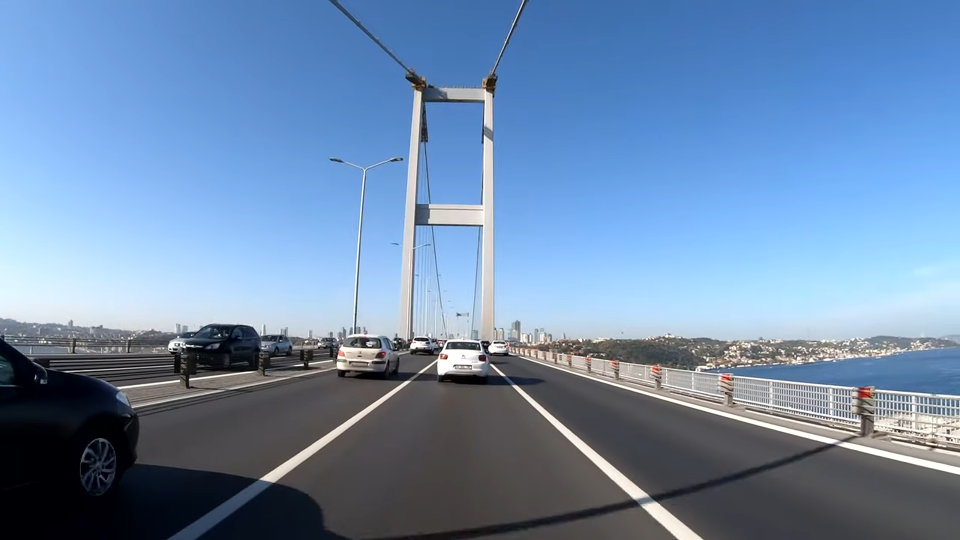
#> input picture input.png, 1920 x 1080 px (shown at 1/2 size)
$ python main.py
#> lines starting #> are read from the running program, lines starting #| are printed output that depends on the picture; after the words box and inside, x2 and y2 are one past the last pixel; in counts of white or black regions, pixels touching at a corner belong together
import cv2
import numpy as np

def cizgi_birlestirme(lines):
    if not lines:
        return None

    x_min, y_min, x_max, y_max = lines[0]

    for x1, y1, x2, y2 in lines:
        x_min, y_min = min((x_min, y_min), (x1, y1), (x2, y2))
        x_max, y_max = max((x_max, y_max), (x1, y1), (x2, y2))

    return x_max, y_max, x_min, y_min

def kesisim_nokta(cizgi1, cizgi2):
    x1, y1, x2, y2 = cizgi1
    x3, y3, x4, y4 = cizgi2

    #ax+by=c
    a1, b1, c1 = y2 - y1, x1 - x2, (y2 - y1) * x1 + (x1 - x2) * y1
    a2, b2, c2 = y4 - y3, x3 - x4, (y4 - y3) * x3 + (x3 - x4) * y3

    det = a1 * b2 - a2 * b1

    # det 0 ise paralel
    if det == 0:
        return None

    #[a1,b1//a2,b2] x [x//y] = [c1//c2]

    #cramer metodu
    x, y = (c1 * b2 - c2 * b1) / det, (a1 * c2 - a2 * c1) / det
    return int(x), int(y)
def serit(impath):
#> called with impath = 'input.png'
    image = cv2.imread(impath)
#> image is the input picture: shape (1080, 1920, 3); mean B, G, R 172.2, 138, 109.3

    if image is None:
        return None
    son = np.copy(image)
    gray = cv2.cvtColor(image, cv2.COLOR_BGR2GRAY)
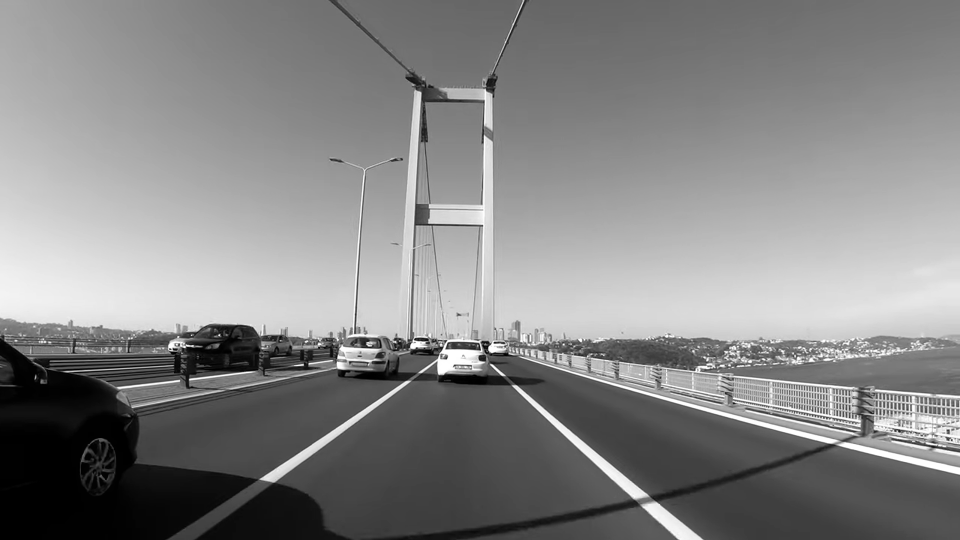
#> gray: shape (1080, 1920) (shown at 1/2 size); min 0, max 255, mean 133.3
    blurred = cv2.GaussianBlur(gray, (21, 21), 0)
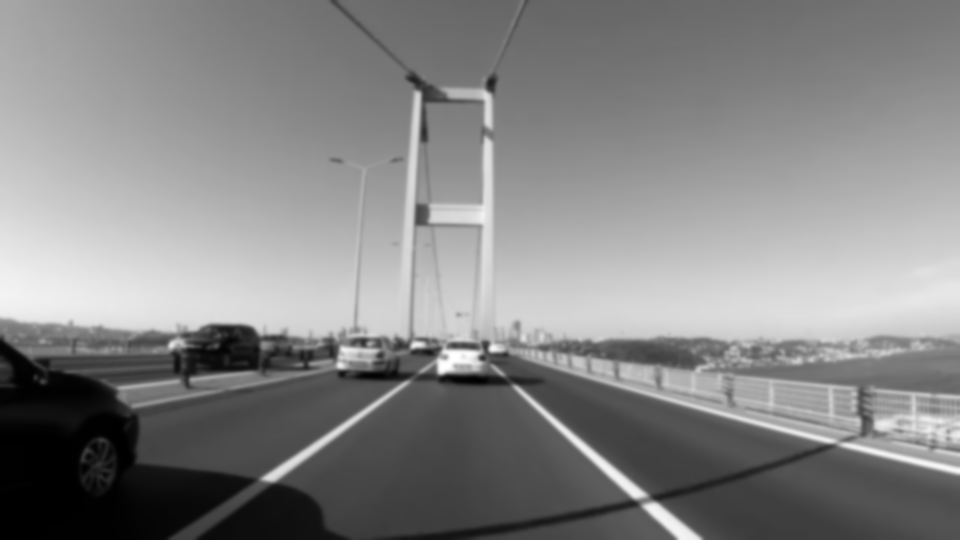
#> blurred: shape (1080, 1920) (shown at 1/2 size); min 0, max 255, mean 133.3

    edges = cv2.Canny(blurred, 50, 150)
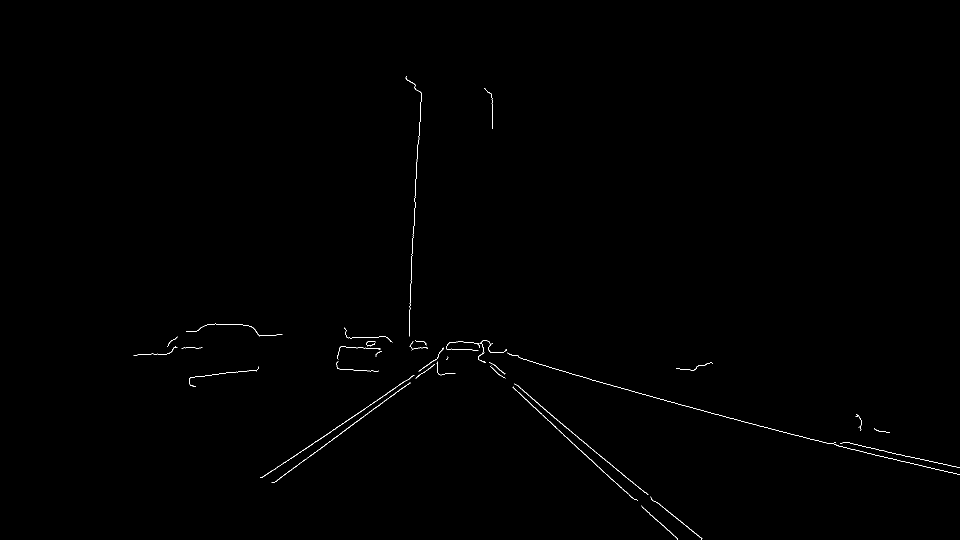
#> edges: shape (1080, 1920) (shown at 1/2 size); 0.28% white in thin lines or dots, all inside (x1, y1, x2, y2) = (267, 152, 1920, 1080)

    height, width = edges.shape
#> height = 1080; width = 1920

    left_mask = np.zeros_like(edges)
    #sol alt sağ alt sağ üst sol üst
    left_polygon = np.array(
        [[(width * 0.16, height),
          (width * 0.5, height),
          (width * 0.5, height * 0.7),
          (width * 0.4, height * 0.7)]],
        np.int32)

    cv2.fillPoly(left_mask, [left_polygon], 255)
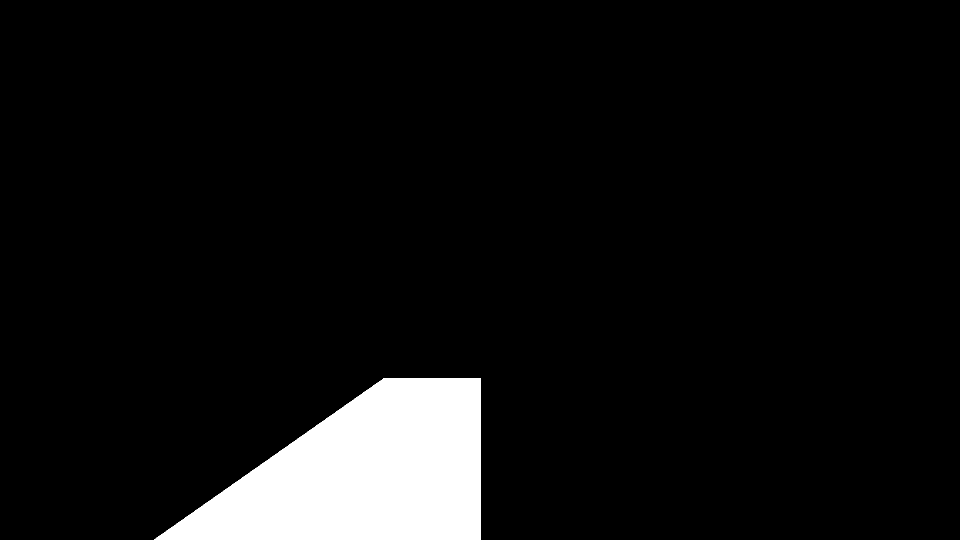
#> left_mask: shape (1080, 1920) (shown at 1/2 size); 6.6% white; 1 white region, box (x1, y1, x2, y2) and area: (308, 756, 961, 1080) 137120

    right_mask = np.zeros_like(edges)
    # sol alt sağ alt sağ üst sol üst
    right_polygon = np.array(
        [[(width * 0.5, height),
          (width * 0.84, height),
          (width * 0.6, height * 0.7),
          (width * 0.5, height * 0.7)]],
        np.int32)

    cv2.fillPoly(right_mask, [right_polygon], 255)
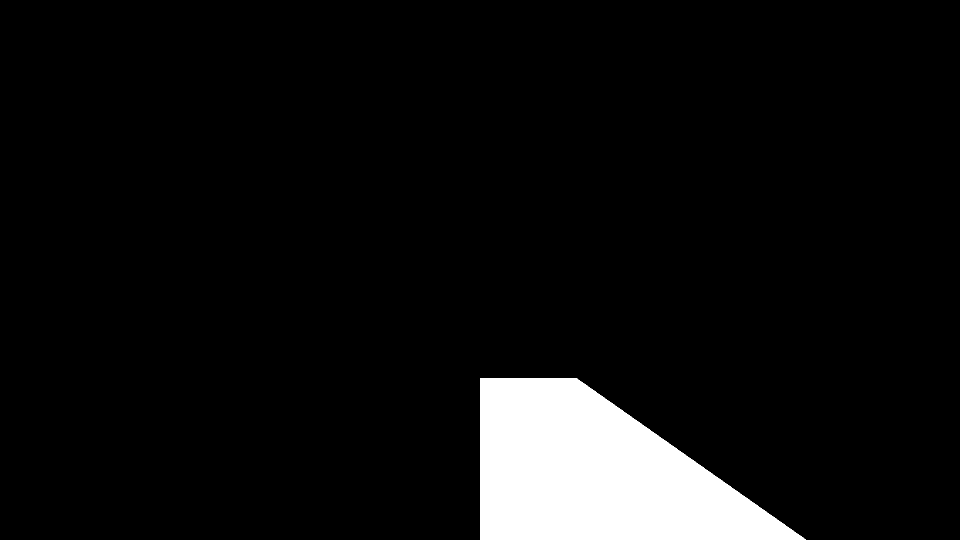
#> right_mask: shape (1080, 1920) (shown at 1/2 size); 6.6% white; 1 white region, box (x1, y1, x2, y2) and area: (960, 756, 1612, 1080) 136958

    left_masked = cv2.bitwise_and(edges, left_mask)
#> left_masked: shape (1080, 1920); 0.04% white in thin lines or dots, all inside (x1, y1, x2, y2) = (520, 756, 833, 966)
    right_masked = cv2.bitwise_and(edges, right_mask)
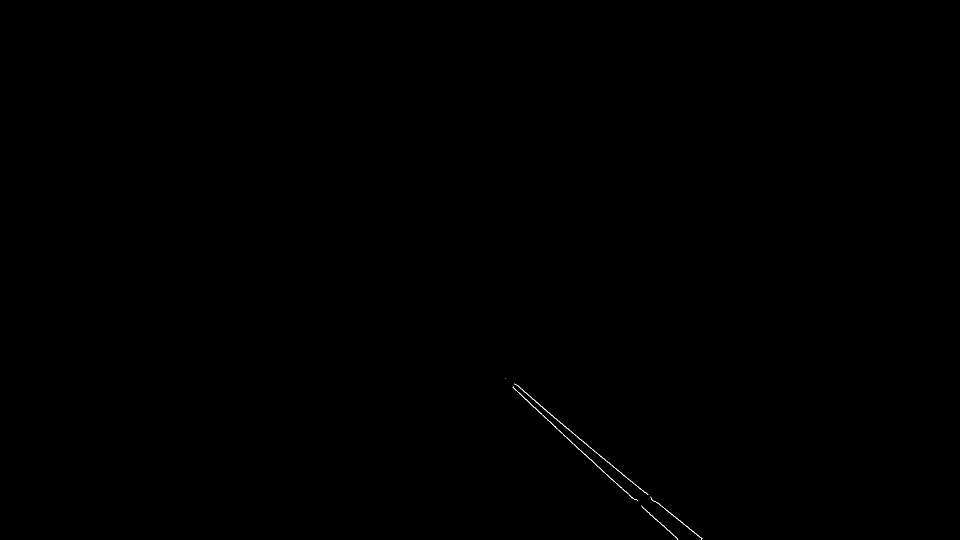
#> right_masked: shape (1080, 1920) (shown at 1/2 size); 0.06% white in thin lines or dots, all inside (x1, y1, x2, y2) = (1010, 756, 1405, 1080)

    left_lines, right_lines = [], []

    lines = cv2.HoughLinesP(
        left_masked,
        rho=1,
        theta=np.pi / 180,
        threshold=30,
        minLineLength=100,
        maxLineGap=100
    )
#> lines = [[550, 938, 820, 756], [547, 964, 820, 766], [709, 845, 831, 756], [545, 965, 832, 756], [523, 955, 813, 760]]
    #eğim sol için + sağ için -

    if lines is not None:
        for line in lines:
            x1, y1, x2, y2 = line[0]
            if x2 - x1 == 0:
                continue
            egim = (y2 - y1) / (x2 - x1)
            if egim < 0:
                left_lines.append(line[0])
#> this loop made 5 passes
#> (x1, y1, x2, y2, egim) on passes 1 to 5: (550, 938, 820, 756, -0.674), (547, 964, 820, 766, -0.725), (709, 845, 831, 756, -0.73), (545, 965, 832, 756, -0.728), (523, 955, 813, 760, -0.672)
#> after the loop, left_lines has the same summary as lines

    lines = cv2.HoughLinesP(
        right_masked,
        rho=1,
        theta=np.pi / 180,
        threshold=30,
        minLineLength=100,
        maxLineGap=100
    )
#> lines = [[1030, 768, 1310, 1003], [1026, 775, 1223, 959], [1233, 966, 1354, 1079], [1218, 925, 1332, 1020], [1292, 985, 1395, 1071], [1026, 774, 1301, 1030], [1029, 768, 1307, 1002], [1281, 977, 1403, 1079]]

    if lines is not None:
        for line in lines:
            x1, y1, x2, y2 = line[0]
            if x2 - x1 == 0:
                continue
            egim = (y2 - y1) / (x2 - x1)
            if egim > 0:
                right_lines.append(line[0])
#> this loop made 8 passes
#> (x1, y1, x2, y2, egim) on passes 1 to 8: (1030, 768, 1310, 1003, 0.839), (1026, 775, 1223, 959, 0.934), (1233, 966, 1354, 1079, 0.934), (1218, 925, 1332, 1020, 0.833), (1292, 985, 1395, 1071, 0.835), (1026, 774, 1301, 1030, 0.931), (1029, 768, 1307, 1002, 0.842), (1281, 977, 1403, 1079, 0.836)
#> after the loop, right_lines has the same summary as lines

    left_line, right_line = cizgi_birlestirme(left_lines), cizgi_birlestirme(right_lines)
#> in cizgi_birlestirme, `x_min, y_min, x_max, y_max = lines[0]`: x_min = 550; y_min = 938; x_max = 820; y_max = 756
#> the loop in cizgi_birlestirme, `for x1, y1, x2, y2 in lines:` made 5 passes
#> (x1, y1, x2, y2, x_min, y_min, x_max, y_max) on passes 1 to 5: (550, 938, 820, 756, 550, 938, 820, 756), (547, 964, 820, 766, 547, 964, 820, 766), (709, 845, 831, 756, 547, 964, 831, 756), (545, 965, 832, 756, 545, 965, 832, 756), (523, 955, 813, 760, 523, 955, 832, 756)
#> the loop in cizgi_birlestirme (call 2), `for x1, y1, x2, y2 in lines:` made 8 passes
#> (x1, y1, x2, y2, x_min, y_min, x_max, y_max) on passes 1 to 8: (1030, 768, 1310, 1003, 1030, 768, 1310, 1003), (1026, 775, 1223, 959, 1026, 775, 1310, 1003), (1233, 966, 1354, 1079, 1026, 775, 1354, 1079), (1218, 925, 1332, 1020, 1026, 775, 1354, 1079), (1292, 985, 1395, 1071, 1026, 775, 1395, 1071), (1026, 774, 1301, 1030, 1026, 774, 1395, 1071), (1029, 768, 1307, 1002, 1026, 774, 1395, 1071), (1281, 977, 1403, 1079, 1026, 774, 1403, 1079)
#> left_line = (832, 756, 523, 955); right_line = (1403, 1079, 1026, 774)

    cv2.line(son, (left_line[0], left_line[1]), (left_line[2], left_line[3]), (0, 255, 0), 8)
    cv2.line(son, (right_line[0], right_line[1]), (right_line[2], right_line[3]), (0, 0, 255), 8)

    if left_line is not None and right_line is not None:
        kesisim = kesisim_nokta(left_line, right_line)
#> in kesisim_nokta, `x1, y1, x2, y2 = cizgi1`: x1 = 832; y1 = 756; x2 = 523; y2 = 955
#> in kesisim_nokta, `x3, y3, x4, y4 = cizgi2`: x3 = 1403; y3 = 1079; x4 = 1026; y4 = 774
#> in kesisim_nokta, `a1, b1, c1 = y2 - y1, x1 - x2, (y2 - y1) * x1 + (x1 - x2) * y1`: a1 = 199; b1 = 309; c1 = 399172
#> in kesisim_nokta, `a2, b2, c2 = y4 - y3, x3 - x4, (y4 - y3) * x3 + (x3 - x4) * y3`: a2 = -305; b2 = 377; c2 = -21132
#> in kesisim_nokta, `det = a1 * b2 - a2 * b1`: det = 169268
#> in kesisim_nokta, `x, y = (c1 * b2 - c2 * b1) / det, (a1 * c2 - a2 * c1) / det`: x = 927.6; y = 694.4
#> kesisim = (927, 694)
        if kesisim is not None:
            cv2.circle(son, kesisim, 15, (255, 0, 0), 8)
            cv2.line(son, kesisim, (960, 1080), (255, 0, 0), 8)
            sapma = (kesisim[0] - 960) / (1080 - kesisim[1])
#> sapma = -0.0855
            yon = f"{'sol' if sapma < 0 else 'sag'} {sapma:.4f}"
#> yon = 'sol -0.0855'
            cv2.putText(son, yon, (50, 100), cv2.FONT_HERSHEY_SIMPLEX, 3, (0, 0, 0), 5)
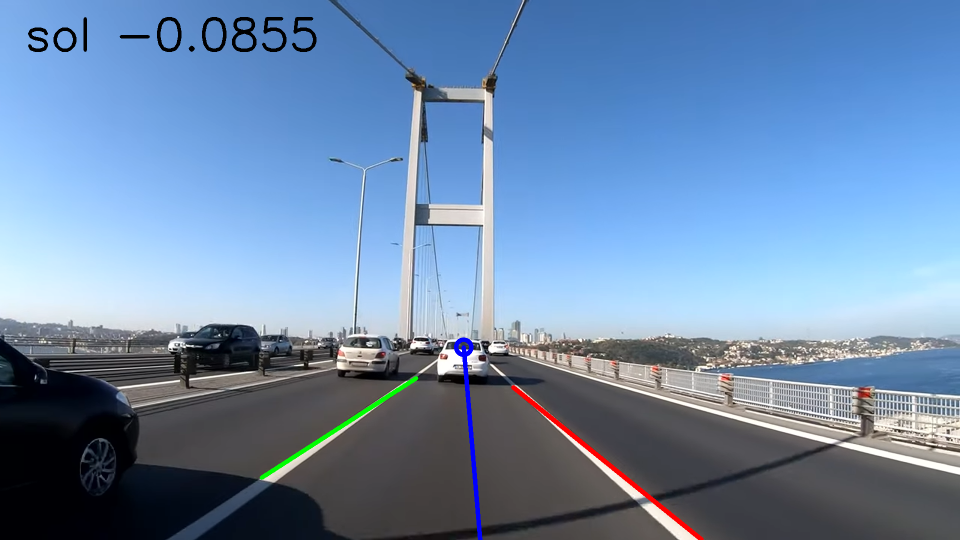
#> son: shape (1080, 1920, 3) (shown at 1/2 size); mean B, G, R 170.9, 136.8, 108.4

    cv2.imwrite("output.png", son)

if __name__ == '__main__':
    serit("input.png")
